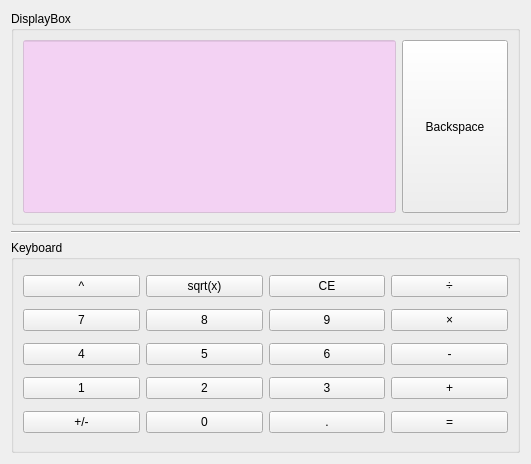
<?xml version="1.0" encoding="UTF-8"?>
<ui version="4.0">
 <class>widget</class>
 <widget class="QWidget" name="widget">
  <property name="geometry">
   <rect>
    <x>0</x>
    <y>0</y>
    <width>531</width>
    <height>464</height>
   </rect>
  </property>
  <property name="windowTitle">
   <string>Calculator</string>
  </property>
  <property name="styleSheet">
   <string notr="true">QLineEdit { background-color: rgba(255, 170, 255, 100)
 }

QPushButton:hover { background-color: rgba(255, 170, 255, 200)
 }

QPushButton: { background-color: rgba(255, 170, 255, 100)
 }

*{	
	font-family:&quot;Malgun Gothic&quot;;
	font: 75 16pt ;
	font-size:15px;
	color: #1d649c;
}</string>
  </property>
  <layout class="QVBoxLayout" name="verticalLayout_2">
   <item>
    <widget class="QGroupBox" name="groupBox_2">
     <property name="title">
      <string>DisplayBox</string>
     </property>
     <layout class="QHBoxLayout" name="horizontalLayout_2">
      <item>
       <layout class="QHBoxLayout" name="horizontalLayout" stretch="7,2">
        <item>
         <widget class="QLineEdit" name="text_num">
          <property name="sizePolicy">
           <sizepolicy hsizetype="Expanding" vsizetype="Minimum">
            <horstretch>0</horstretch>
            <verstretch>0</verstretch>
           </sizepolicy>
          </property>
         </widget>
        </item>
        <item>
         <widget class="QPushButton" name="btn_back">
          <property name="sizePolicy">
           <sizepolicy hsizetype="Minimum" vsizetype="Minimum">
            <horstretch>0</horstretch>
            <verstretch>0</verstretch>
           </sizepolicy>
          </property>
          <property name="text">
           <string>Backspace</string>
          </property>
         </widget>
        </item>
       </layout>
      </item>
     </layout>
    </widget>
   </item>
   <item>
    <widget class="Line" name="line">
     <property name="orientation">
      <enum>Qt::Horizontal</enum>
     </property>
    </widget>
   </item>
   <item>
    <widget class="QGroupBox" name="groupBox">
     <property name="title">
      <string>Keyboard</string>
     </property>
     <layout class="QVBoxLayout" name="verticalLayout">
      <item>
       <layout class="QHBoxLayout" name="horizontalLayout_3">
        <item>
         <widget class="QPushButton" name="btn_double">
          <property name="text">
           <string>^</string>
          </property>
         </widget>
        </item>
        <item>
         <widget class="QPushButton" name="btn_sqrt">
          <property name="text">
           <string>sqrt(x)</string>
          </property>
         </widget>
        </item>
        <item>
         <widget class="QPushButton" name="btn_clear">
          <property name="text">
           <string>CE</string>
          </property>
         </widget>
        </item>
        <item>
         <widget class="QPushButton" name="btn_div">
          <property name="text">
           <string>÷</string>
          </property>
         </widget>
        </item>
       </layout>
      </item>
      <item>
       <layout class="QHBoxLayout" name="horizontalLayout_4">
        <item>
         <widget class="QPushButton" name="btn_7">
          <property name="text">
           <string>7</string>
          </property>
         </widget>
        </item>
        <item>
         <widget class="QPushButton" name="btn_8">
          <property name="text">
           <string>8</string>
          </property>
         </widget>
        </item>
        <item>
         <widget class="QPushButton" name="btn_9">
          <property name="text">
           <string>9</string>
          </property>
         </widget>
        </item>
        <item>
         <widget class="QPushButton" name="btn_mul">
          <property name="text">
           <string>×</string>
          </property>
         </widget>
        </item>
       </layout>
      </item>
      <item>
       <layout class="QHBoxLayout" name="horizontalLayout_5">
        <item>
         <widget class="QPushButton" name="btn_4">
          <property name="text">
           <string>4</string>
          </property>
         </widget>
        </item>
        <item>
         <widget class="QPushButton" name="btn_5">
          <property name="text">
           <string>5</string>
          </property>
         </widget>
        </item>
        <item>
         <widget class="QPushButton" name="btn_6">
          <property name="text">
           <string>6</string>
          </property>
         </widget>
        </item>
        <item>
         <widget class="QPushButton" name="btn_sub">
          <property name="text">
           <string>-</string>
          </property>
         </widget>
        </item>
       </layout>
      </item>
      <item>
       <layout class="QHBoxLayout" name="horizontalLayout_6">
        <item>
         <widget class="QPushButton" name="btn_1">
          <property name="text">
           <string>1</string>
          </property>
         </widget>
        </item>
        <item>
         <widget class="QPushButton" name="btn_2">
          <property name="text">
           <string>2</string>
          </property>
         </widget>
        </item>
        <item>
         <widget class="QPushButton" name="btn_3">
          <property name="text">
           <string>3</string>
          </property>
         </widget>
        </item>
        <item>
         <widget class="QPushButton" name="btn_plus">
          <property name="text">
           <string>+</string>
          </property>
         </widget>
        </item>
       </layout>
      </item>
      <item>
       <layout class="QHBoxLayout" name="horizontalLayout_7">
        <item>
         <widget class="QPushButton" name="btn_min">
          <property name="text">
           <string>+/-</string>
          </property>
         </widget>
        </item>
        <item>
         <widget class="QPushButton" name="btn_0">
          <property name="text">
           <string>0</string>
          </property>
         </widget>
        </item>
        <item>
         <widget class="QPushButton" name="btn_dot">
          <property name="text">
           <string>.</string>
          </property>
         </widget>
        </item>
        <item>
         <widget class="QPushButton" name="btn_equ">
          <property name="text">
           <string>=</string>
          </property>
         </widget>
        </item>
       </layout>
      </item>
     </layout>
    </widget>
   </item>
  </layout>
 </widget>
 <resources/>
 <connections/>
</ui>
